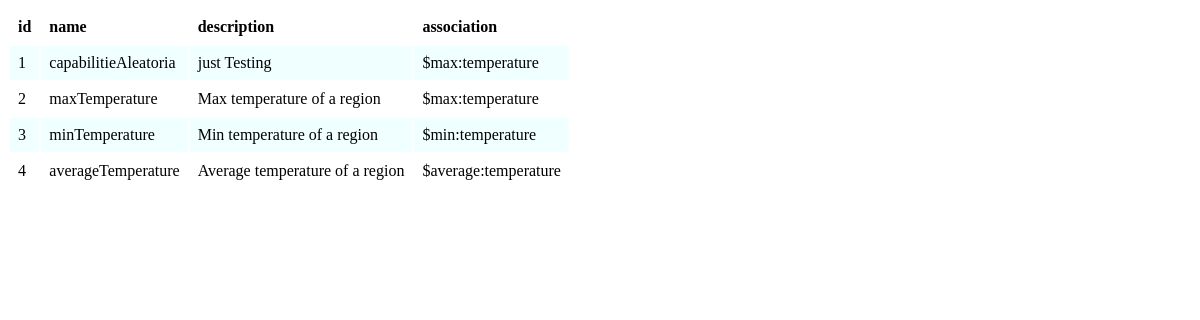
/capabilities, run on the app's committed database.
### database.py (models this page shows)
class BaseModel(peewee.Model):
    class Meta:
        database=db

class Capabilities(BaseModel):
    name = peewee.CharField(unique=True)
    description = peewee.CharField(default=None)
    association = peewee.CharField(default=None)

### app.py (the view, shortened to what this page needs)
@app.route('/capabilities', methods =['GET', 'POST', 'DELETE'])
def capabilities():
    if request.method == 'GET':
        headers = ("id","name","description","association")
        capabilities = cataloguer.consultCapabilities()
        return render_template("table.html", headings=headers, data=capabilities)

### cataloguer.py (called while the page is built)
    def consultCapabilities(self):
        try:
            print("[Cataloguer] Consultando Capabilities")
            capabilities = Capabilities.select()
            return capabilities
        except:
            print("[Cataloguer] Erro no processo de consulta da Capability")
            return -1

### templates/table.html (shortened to what this page needs)
<!DOCTYPE html>
<html lang="en">
    <head>
        <link rel="stylesheet" href="/static/table.css" />
    </head>
    <body>
        <table calss="table">
            <tr class="table__header">
                {% for header in headings %}
                <th class="table__cell">{{ header }}</th>
                {% endfor %}
            </tr>
            {% for row in data.dicts() %}
            <tr class="table__row">
                {% for cell in row %}
                <td class="table__cell">{{ row[cell] }}</td>
                {% endfor %}
            </tr>
            {% endfor %}
        </table>
    </body>
</html>

### static/table.css (style rules this page uses)
.table__row:nth-child(even) { background-color:azure; }
.table__header { text-align: left; }
.table__cell { padding: 8px; }

### data on the page
Capabilities: id "1" "capabilitieAleatoria" "just Testing" "$max:temperature"
Capabilities: id "2" "maxTemperature" "Max temperature of a region" "$max:temperature"
Capabilities: id "3" "minTemperature" "Min temperature of a region" "$min:temperature"
Capabilities: id "4" "averageTemperature" "Average temperature of a region" "$average:temperature"

### other printed values
{{ header }} "id" "name" "description" "association"
